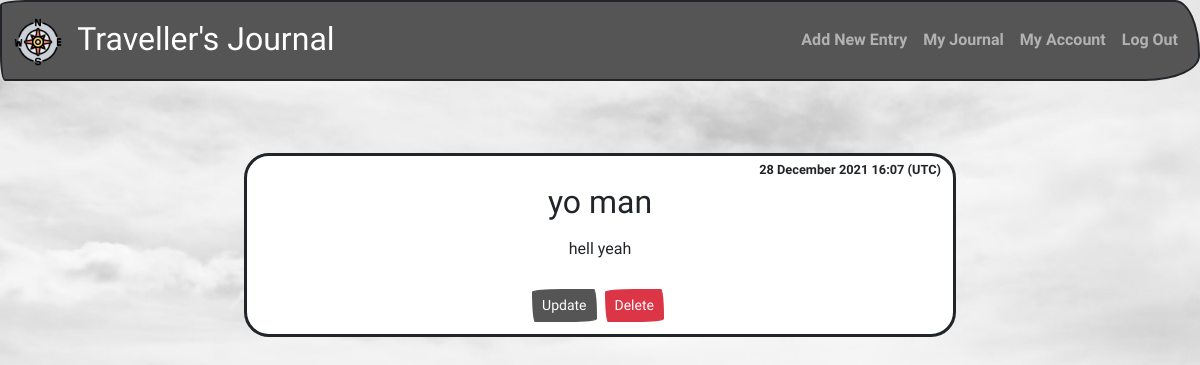
Page /post/6 (signed in) on the committed database.
### travel/helpers.py (models this page shows, shortened)
class Post(db.Model):
    id = db.Column(db.Integer, primary_key=True)
    title = db.Column(db.String(100), nullable=False)
    date_posted = db.Column(db.DateTime, nullable=False, default=datetime.utcnow)
    content = db.Column(db.Text, nullable=False)
    user_id = db.Column(db.Integer, db.ForeignKey('user.id'), nullable=False)

### travel/views.py (the view)
@app.route("/post/<int:post_id>")
@login_required
def post(post_id):
    post = Post.query.get_or_404(post_id)
    if post.author != current_user: # only the posts written by currently logged in user are accessible
        abort(403)
    return render_template('post.html', post=post)

### travel/helpers.py (called while the page is built)
@login_manager.user_loader
def load_user(user_id):
    return User.query.get(int(user_id))

### travel/templates/post.html (shortened to what this page needs)
{% extends "layout.html" %}
{% block content %}
        <div class="row">
            <div class="post col-8 offset-2 bg-light rounded mb-2">
                <div class="date text-end py-1">{{ post.date_posted.strftime('%d %B %Y %-H:%M (UTC)') }}</div>
                <h2>{{ post.title }}</h2>
                <p>{{ post.content | safe }}</p>
                <div class="py-2">
                    <a href="{{ url_for('update_post', post_id=post.id ) }}" class="btn btn-secondary btn-sm my-1">Update</a>
                    <button type="button" class="btn btn-danger btn-sm m-1" data-bs-toggle="modal" data-bs-target="#deleteModal">
                        Delete
                    </button>
                </div>
            </div>
        </div>
{% endblock %}

### travel/static/styles.css (style rules this page uses)
body { background-image:url(/static/imgs/background.jpg); background-position: center; background-size: cover; background-repeat: no-repeat; min-height: 100vh; }
a { text-decoration: none; }
p { font-weight: normal; }
.date { font-size: 0.8rem; }
.post { border: solid; }

### rows in the picture
Post: date_posted "28 December 2021 16:07 (UTC)", title "yo man", content "hell yeah"
